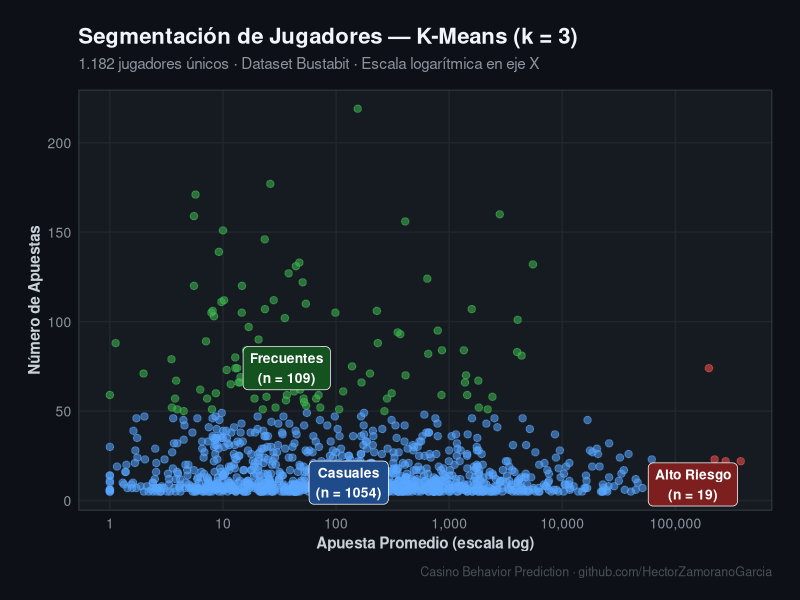
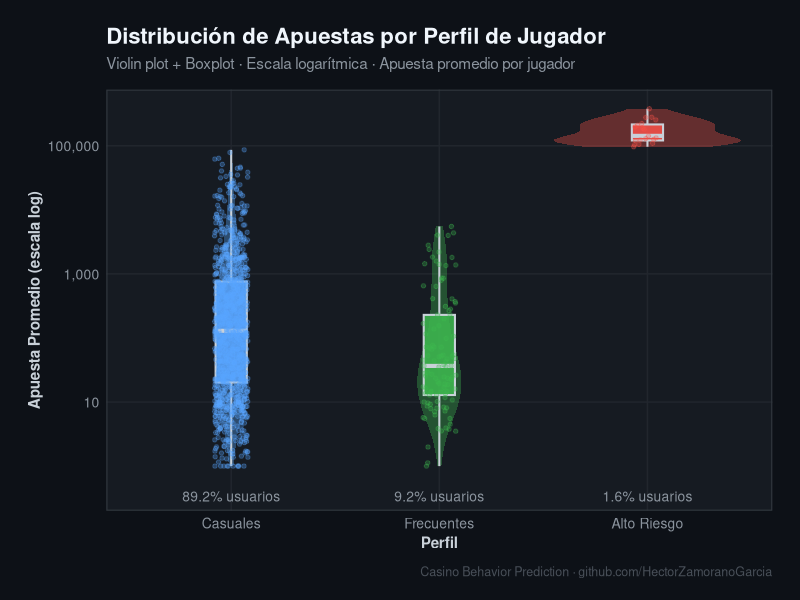
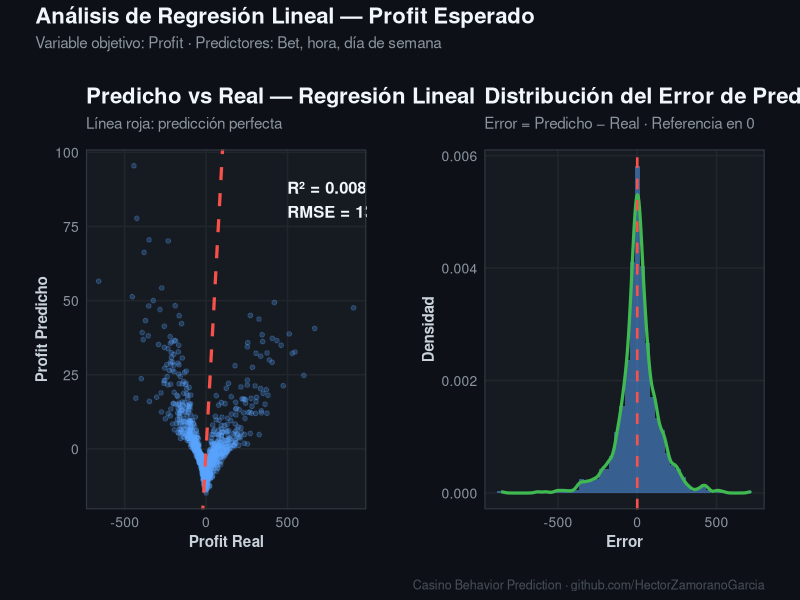

Generate these figures, in order, with R:
# ============================================================
# 07 - PREMIUM VISUALIZATIONS FOR LINKEDIN
# Project: Casino Behavior Prediction
# Run from the project root directory
#
# Outputs 3 images to results/figures/:
#   player_segmentation_kmeans.png
#   bet_distribution_by_profile.png
#   linear_regression_profit_analysis.png
# ============================================================

library(randomForest)  # loaded first so ggplot2 can reclaim margin()
library(dplyr)
library(ggplot2)
library(scales)
library(caret)
library(lubridate)
library(readr)
library(patchwork)   # install.packages("patchwork") if not available

dir.create("results/figures", recursive = TRUE, showWarnings = FALSE)

# ============================================================
# CUSTOM DARK THEME
# ============================================================
theme_casino <- function() {
  theme_minimal(base_family = "sans") +
    theme(
      plot.background   = element_rect(fill = "#0d1117", color = NA),
      panel.background  = element_rect(fill = "#161b22", color = NA),
      panel.grid.major  = element_line(color = "#21262d", linewidth = 0.5),
      panel.grid.minor  = element_blank(),
      panel.border      = element_rect(color = "#30363d", fill = NA, linewidth = 0.8),
      axis.text         = element_text(color = "#8b949e", size = 10),
      axis.title        = element_text(color = "#c9d1d9", size = 11, face = "bold"),
      plot.title        = element_text(color = "#f0f6fc", size = 16, face = "bold",
                                       margin = margin(b = 6)),
      plot.subtitle     = element_text(color = "#8b949e", size = 11,
                                       margin = margin(b = 12)),
      plot.caption      = element_text(color = "#484f58", size = 9,
                                       margin = margin(t = 10)),
      legend.background = element_rect(fill = "#161b22", color = "#30363d"),
      legend.text       = element_text(color = "#c9d1d9", size = 10),
      legend.title      = element_text(color = "#f0f6fc", size = 11, face = "bold"),
      legend.key        = element_rect(fill = "#161b22", color = NA),
      strip.background  = element_rect(fill = "#21262d", color = "#30363d"),
      strip.text        = element_text(color = "#f0f6fc", face = "bold", size = 11),
      plot.margin       = margin(20, 20, 15, 20)
    )
}

# ============================================================
# DATA: load processed files or fall back to synthetic data
# ============================================================

# --- Clustering data (real Bustabit dataset) ---
if (file.exists("datos/processed/bustabit_procesado.csv")) {
  data_real <- read.csv("datos/processed/bustabit_procesado.csv")
} else {
  # Synthetic fallback matching the distribution documented in the README
  set.seed(42)
  n_users <- 1182
  data_real <- data.frame(
    Username = paste0("user_", seq_len(n_users)),
    Bet      = c(rexp(1054, 1 / 8),
                 rexp(109,  1 / 418),
                 rexp(19,   1 / 177505)),
    perdio   = rbinom(n_users, 1, 0.6)
  )
}

# Aggregate per player and apply K-Means
jugadores <- data_real %>%
  group_by(Username) %>%
  summarise(
    apuestas_totales = n(),
    apuesta_promedio = mean(Bet, na.rm = TRUE),
    tasa_perdida     = mean(perdio, na.rm = TRUE)
  ) %>%
  filter(apuestas_totales >= 5)

set.seed(123)
datos_cluster     <- scale(jugadores[, c("apuestas_totales", "apuesta_promedio")])
kmeans_result     <- kmeans(datos_cluster, centers = 3, nstart = 25)
jugadores$cluster <- as.factor(kmeans_result$cluster)

# Label clusters by size: largest -> Casual, medium -> Frequent, smallest -> High Risk
sizes <- sort(table(jugadores$cluster))
map_labels <- setNames(
  c("Alto Riesgo", "Frecuentes", "Casuales"),
  names(sizes)
)
jugadores$perfil <- factor(
  map_labels[jugadores$cluster],
  levels = c("Casuales", "Frecuentes", "Alto Riesgo")
)

# --- Simulated data for regression analysis ---
set.seed(123)
n <- 5000
data_sim <- data.frame(
  Bet        = rexp(n, 1 / 100),
  hora       = sample(0:23, n, replace = TRUE),
  dia_semana = sample(1:7,  n, replace = TRUE)
) %>%
  mutate(
    perdio = rbinom(n, 1, 0.6),
    Profit = ifelse(perdio == 1,
                    -Bet * runif(n, 0.5, 1),
                     Bet * runif(n, 0.3, 2))
  )

# ============================================================
# PLOT 1 — K-Means player segmentation
# Output: player_segmentation_kmeans.png
# ============================================================

centroides <- jugadores %>%
  group_by(perfil) %>%
  summarise(
    cx = median(apuesta_promedio),
    cy = median(apuestas_totales),
    n  = n()
  )

p1 <- ggplot(jugadores,
             aes(x = apuesta_promedio, y = apuestas_totales, color = perfil)) +
  geom_point(alpha = 0.55, size = 2.2) +
  geom_label(
    data = centroides,
    aes(x = cx, y = cy,
        label = paste0(perfil, "\n(n = ", n, ")"),
        fill = perfil),
    color = "white", size = 3.5, fontface = "bold",
    label.padding = unit(0.4, "lines"),
    label.r       = unit(0.3, "lines"),
    show.legend   = FALSE
  ) +
  scale_x_log10(labels = label_comma(),
                breaks  = c(1, 10, 100, 1000, 10000, 100000)) +
  scale_color_manual(
    values = c("Casuales"    = "#58a6ff",
               "Frecuentes"  = "#3fb950",
               "Alto Riesgo" = "#f85149")
  ) +
  scale_fill_manual(
    values = c("Casuales"    = "#1f4b8a",
               "Frecuentes"  = "#145220",
               "Alto Riesgo" = "#7d1f1f")
  ) +
  labs(
    title    = "Segmentación de Jugadores — K-Means (k = 3)",
    subtitle = "1.182 jugadores únicos · Dataset Bustabit · Escala logarítmica en eje X",
    x        = "Apuesta Promedio (escala log)",
    y        = "Número de Apuestas",
    caption  = "Casino Behavior Prediction · github.com/HectorZamoranoGarcia"
  ) +
  theme_casino() +
  theme(legend.position = "none")

ggsave("results/figures/player_segmentation_kmeans.png",
       plot = p1, width = 12, height = 7, dpi = 150, bg = "#0d1117")
cat("✅ Saved: player_segmentation_kmeans.png\n")

# ============================================================
# PLOT 2 — Bet distribution by player profile (violin + boxplot)
# Output: bet_distribution_by_profile.png
# ============================================================

p2 <- ggplot(jugadores,
             aes(x = perfil, y = apuesta_promedio, fill = perfil)) +
  geom_violin(alpha = 0.35, trim = TRUE, linewidth = 0.6, color = NA) +
  geom_boxplot(width = 0.15, alpha = 0.85, outlier.shape = NA,
               color = "#c9d1d9", linewidth = 0.7) +
  geom_jitter(aes(color = perfil), width = 0.08, alpha = 0.3, size = 1.2) +
  scale_y_log10(labels = label_comma()) +
  scale_fill_manual(
    values = c("Casuales"    = "#58a6ff",
               "Frecuentes"  = "#3fb950",
               "Alto Riesgo" = "#f85149")
  ) +
  scale_color_manual(
    values = c("Casuales"    = "#58a6ff",
               "Frecuentes"  = "#3fb950",
               "Alto Riesgo" = "#f85149")
  ) +
  annotate("text",
           x     = c(1, 2, 3),
           y     = c(0.4, 0.4, 0.4),
           label = c("89.2% usuarios", "9.2% usuarios", "1.6% usuarios"),
           color = "#8b949e", size = 3.5, vjust = 1) +
  labs(
    title    = "Distribución de Apuestas por Perfil de Jugador",
    subtitle = "Violin plot + Boxplot · Escala logarítmica · Apuesta promedio por jugador",
    x        = "Perfil",
    y        = "Apuesta Promedio (escala log)",
    caption  = "Casino Behavior Prediction · github.com/HectorZamoranoGarcia"
  ) +
  theme_casino() +
  theme(legend.position = "none")

ggsave("results/figures/bet_distribution_by_profile.png",
       plot = p2, width = 10, height = 7, dpi = 150, bg = "#0d1117")
cat("✅ Saved: bet_distribution_by_profile.png\n")

# ============================================================
# PLOT 3 — Linear regression: predicted vs actual + error distribution
# Output: linear_regression_profit_analysis.png
# ============================================================

set.seed(123)
trainIdx  <- createDataPartition(data_sim$Profit, p = 0.8, list = FALSE)
train_reg <- data_sim[trainIdx, ]
test_reg  <- data_sim[-trainIdx, ]

modelo_reg <- lm(Profit ~ Bet * hora + dia_semana, data = train_reg)
preds      <- predict(modelo_reg, test_reg)
df_pred    <- data.frame(Real = test_reg$Profit, Predicho = preds) %>%
  mutate(Error = Predicho - Real)

# Panel A: Predicted vs Actual
pa <- ggplot(df_pred, aes(x = Real, y = Predicho)) +
  geom_point(alpha = 0.25, size = 1.3, color = "#58a6ff") +
  geom_abline(slope = 1, intercept = 0,
              color = "#f85149", linewidth = 1.1, linetype = "dashed") +
  annotate("text",
           x       = max(df_pred$Real) * 0.55,
           y       = max(df_pred$Predicho) * 0.88,
           label   = paste0("R\u00b2 = ", round(summary(modelo_reg)$r.squared, 3),
                            "\nRMSE = ", round(sqrt(mean(df_pred$Error^2)), 2)),
           color   = "#f0f6fc", size = 4.2, hjust = 0, fontface = "bold") +
  labs(
    title    = "Predicho vs Real — Regresión Lineal",
    subtitle = "Línea roja: predicción perfecta",
    x        = "Profit Real",
    y        = "Profit Predicho"
  ) +
  theme_casino()

# Panel B: Prediction error distribution
pb <- ggplot(df_pred, aes(x = Error)) +
  geom_histogram(aes(y = after_stat(density)),
                 bins = 50, fill = "#58a6ff", alpha = 0.5, color = NA) +
  geom_density(color = "#3fb950", linewidth = 1.1) +
  geom_vline(xintercept = 0, color = "#f85149",
             linetype = "dashed", linewidth = 0.9) +
  labs(
    title    = "Distribución del Error de Predicción",
    subtitle = "Error = Predicho \u2212 Real · Referencia en 0",
    x        = "Error",
    y        = "Densidad"
  ) +
  theme_casino()

p3 <- pa + pb +
  plot_annotation(
    title    = "Análisis de Regresión Lineal — Profit Esperado",
    subtitle = "Variable objetivo: Profit · Predictores: Bet, hora, día de semana",
    caption  = "Casino Behavior Prediction · github.com/HectorZamoranoGarcia",
    theme    = theme(
      plot.background = element_rect(fill = "#0d1117", color = NA),
      plot.title      = element_text(color = "#f0f6fc", size = 16, face = "bold"),
      plot.subtitle   = element_text(color = "#8b949e", size = 11),
      plot.caption    = element_text(color = "#484f58", size = 9)
    )
  )

ggsave("results/figures/linear_regression_profit_analysis.png",
       plot = p3, width = 14, height = 7, dpi = 150, bg = "#0d1117")
cat("✅ Saved: linear_regression_profit_analysis.png\n")

cat("\n🎉 Done. 3 images saved to results/figures/\n")
